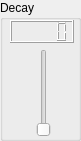
              <widget class="QGroupBox" name="ampDecayBox">
               <property name="minimumSize">
                <size>
                 <width>81</width>
                 <height>141</height>
                </size>
               </property>
               <property name="maximumSize">
                <size>
                 <width>81</width>
                 <height>141</height>
                </size>
               </property>
               <property name="title">
                <string>Decay</string>
               </property>
               <widget class="QWidget" name="layoutWidget_2">
                <property name="geometry">
                 <rect>
                  <x>10</x>
                  <y>20</y>
                  <width>66</width>
                  <height>117</height>
                 </rect>
                </property>
                <layout class="QVBoxLayout" name="verticalLayout_15">
                 <item>
                  <widget class="QLCDNumber" name="ampDecayLCD">
                   <property name="maximumSize">
                    <size>
                     <width>64</width>
                     <height>23</height>
                    </size>
                   </property>
                  </widget>
                 </item>
                 <item>
                  <layout class="QHBoxLayout" name="horizontalLayout_9">
                   <item>
                    <spacer name="horizontalSpacer_13">
                     <property name="orientation">
                      <enum>Qt::Horizontal</enum>
                     </property>
                     <property name="sizeHint" stdset="0">
                      <size>
                       <width>18</width>
                       <height>20</height>
                      </size>
                     </property>
                    </spacer>
                   </item>
                   <item>
                    <widget class="QSlider" name="ampDecaySlider">
                     <property name="orientation">
                      <enum>Qt::Vertical</enum>
                     </property>
                    </widget>
                   </item>
                   <item>
                    <spacer name="horizontalSpacer_14">
                     <property name="orientation">
                      <enum>Qt::Horizontal</enum>
                     </property>
                     <property name="sizeHint" stdset="0">
                      <size>
                       <width>18</width>
                       <height>20</height>
                      </size>
                     </property>
                    </spacer>
                   </item>
                  </layout>
                 </item>
                </layout>
               </widget>
              </widget>
